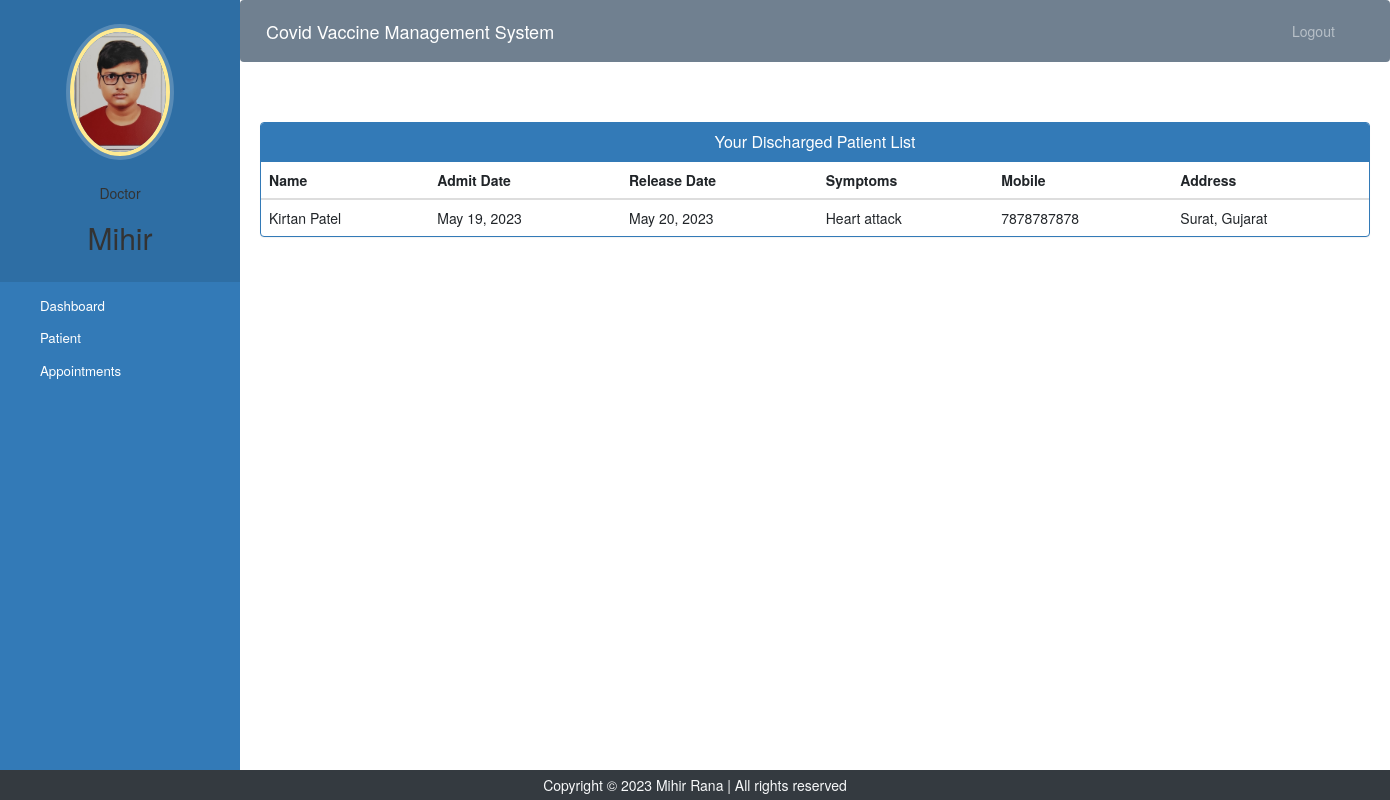
/doctor-view-discharge-patient (signed in), run on the app's committed database.
### covidvaccinemanagement/models.py (models this page shows, shortened)
class Doctor(models.Model):
    user=models.OneToOneField(User,on_delete=models.CASCADE)
    profile_pic= models.ImageField(upload_to='profile_pic/DoctorProfilePic/',null=True,blank=True)
    address = models.CharField(max_length=40)
    mobile = models.CharField(max_length=20,null=True)
    department= models.CharField(max_length=50,choices=departments,default='Cardiologist')
    status=models.BooleanField(default=False)

class PatientDischargeDetails(models.Model):
    patientId=models.PositiveIntegerField(null=True)
    patientName=models.CharField(max_length=40)
    assignedDoctorName=models.CharField(max_length=40)
    address = models.CharField(max_length=40)
    mobile = models.CharField(max_length=20,null=True)
    symptoms = models.CharField(max_length=100,null=True)
    admitDate=models.DateField(null=False)
    releaseDate=models.DateField(null=False)
    daySpent=models.PositiveIntegerField(null=False)
    roomCharge=models.PositiveIntegerField(null=False)
    medicineCost=models.PositiveIntegerField(null=False)
    doctorFee=models.PositiveIntegerField(null=False)
    OtherCharge=models.PositiveIntegerField(null=False)
    total=models.PositiveIntegerField(null=False)

### covidvaccinemanagement/views.py (the view)
# urls.py: path('doctor-view-discharge-patient',views.doctor_view_discharge_patient_view,name='doctor-view-discharge-patient'),
@login_required(login_url='doctorlogin')
@user_passes_test(is_doctor)
def doctor_view_discharge_patient_view(request):
    dischargedpatients=PatientDischargeDetails.objects.all().distinct().filter(assignedDoctorName=request.user.first_name)
    doctor=Doctor.objects.get(user_id=request.user.id) #for profile picture of doctor in sidebar
    return render(request,'doctor_view_discharge_patient.html',{'dischargedpatients':dischargedpatients,'doctor':doctor})

### covidvaccinemanagement/views.py (called while the page is built)
def is_doctor(user):
    return user.groups.filter(name='DOCTOR').exists()

### templates/doctor_view_discharge_patient.html (shortened to what this page needs)
{% extends 'doctor_base.html' %}
{% block content %}
{%load static%}
<head>
  <link href="//netdna.bootstrapcdn.com/bootstrap/3.0.0/css/bootstrap.min.css" rel="stylesheet" id="bootstrap-css">
</head>
<div class="container">
  <div class="panel panel-primary">
    <div class="panel-heading">
      <h6 class="panel-title">Your Discharged Patient List</h6>
    </div>
    <table class="table table-hover" id="dev-table">
      <thead>
        <tr>
          <th>Name</th>
          <th>Admit Date</th>
          <th>Release Date</th>
          <th>Symptoms</th>
          <th>Mobile</th>
          <th>Address</th>
        </tr>
      </thead>
      {% for p in dischargedpatients %}
      <tr>
        <td> {{p.patientName}}</td>
        <td>{{p.admitDate}}</td>
        <td>{{p.releaseDate}}</td>
        <td>{{p.symptoms}}</td>
        <td>{{p.mobile}}</td>
        <td>{{p.address}}</td>
      </tr>
      {% endfor %}
    </table>
  </div>
</div>
{% endblock content %}

### templates/doctor_base.html (shortened to what this page needs)
<!DOCTYPE html>
{% load static %}
<html lang="en">
<head>
  <link rel="stylesheet" href="https://stackpath.bootstrapcdn.com/bootstrap/4.3.1/css/bootstrap.min.css">
  <link rel="stylesheet" href="https://maxcdn.bootstrapcdn.com/font-awesome/4.7.0/css/font-awesome.min.css">
</head>
<body>
  <nav class="menu" tabindex="0">
    <header class="avatar">
      <img src="{% static doctor.profile_pic.url %}" alt="Profile Pic" />
      <br><br>
      <h5>Doctor</h5>
      <h2 >{{request.user.first_name}}</h2>
    </header>
    <ul>
      <li tabindex="0" class="icon-dashboard"> <a style="color:white; text-decoration:none;" href="/doctor-dashboard"><span>Dashboard</span></a> </li>
      <li tabindex="0" class="icon-users"> <a style="color:white; text-decoration:none;" href="/doctor-patient"><span>Patient</span></a></li>
      <li tabindex="0" class="icon-calendar"> <a style="color:white; text-decoration:none;" href="/doctor-appointment"><span>Appointments</span></a></li>
    </ul>
  </nav>
  <main>
    <div class="bs-example">
      <nav class="navbar navbar-expand-md  navbar-dark fixed-top" style="background:#708090;">
        <a href="/doctor-dashboard" class="navbar-brand">Covid Vaccine Management System</a>
        <div class="collapse navbar-collapse justify-content-between" id="navbarCollapse">
          <div class="navbar-nav" style=" margin-left: 90%;">
            <a href="/logout" class="nav-item nav-link">Logout</a>
          </div>
        </div>
      </nav>
    </div>
    <br><br>
    {% block content %}
    {% endblock content %}
    <br><br><br><br>
    <br>
    <br>
<div class="container">
  <div class="row">
    <div class="col-md-12 col-sm-12">
      <div style="color:#ffffff;" class="wow fadeInUp footer-copyright">
        <footer class="text-center text-light bg-dark postion-fixed fixed-bottom py-2"> Copyright &copy; 2023 Mihir Rana | All rights reserved </footer>
       </div>
    </div>
  </div>
</div>
</main>
</body>
</html>

### templates/doctor_view_discharge_patient.html (style rules this page uses)
a:link { text-decoration: none; }
h6 { text-align: center; }
.row { margin: 100px; }

### data on the page
Doctor: profile_pic (picture)
PatientDischargeDetails: patientName "Kirtan Patel", admitDate "May 19, 2023", releaseDate "May 20, 2023", symptoms "Heart attack", mobile "7878787878", address "Surat, Gujarat"

### other printed values
{{ request.user.first_name }} "Mihir"
